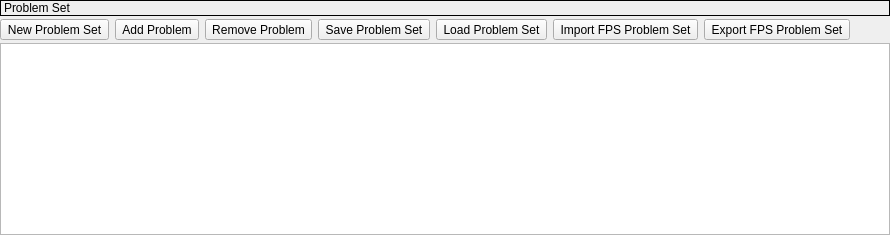
    <widget class="QWidget" name="tabProblemSet">
     <property name="autoFillBackground">
      <bool>true</bool>
     </property>
     <attribute name="title">
      <string>Problem Set</string>
     </attribute>
     <layout class="QVBoxLayout" name="verticalLayout_6">
      <property name="spacing">
       <number>3</number>
      </property>
      <property name="leftMargin">
       <number>0</number>
      </property>
      <property name="topMargin">
       <number>0</number>
      </property>
      <property name="rightMargin">
       <number>0</number>
      </property>
      <property name="bottomMargin">
       <number>0</number>
      </property>
      <item>
       <widget class="QLabel" name="lblProblemSet">
        <property name="frameShape">
         <enum>QFrame::Panel</enum>
        </property>
        <property name="frameShadow">
         <enum>QFrame::Plain</enum>
        </property>
        <property name="text">
         <string>Problem Set</string>
        </property>
        <property name="margin">
         <number>5</number>
        </property>
       </widget>
      </item>
      <item>
       <widget class="QWidget" name="widget_2" native="true">
        <layout class="QHBoxLayout" name="horizontalLayout_15">
         <property name="leftMargin">
          <number>0</number>
         </property>
         <property name="topMargin">
          <number>0</number>
         </property>
         <property name="rightMargin">
          <number>0</number>
         </property>
         <property name="bottomMargin">
          <number>0</number>
         </property>
         <item>
          <widget class="QToolButton" name="btnNewProblemSet">
           <property name="toolTip">
            <string>New Problem Set</string>
           </property>
           <property name="text">
            <string>New Problem Set</string>
           </property>
           <property name="icon">
            <iconset>
             <normalon>:/resources/iconsets/newlook/actions/08Problem-01Problem.svg</normalon>
            </iconset>
           </property>
          </widget>
         </item>
         <item>
          <widget class="QToolButton" name="btnAddProblem">
           <property name="toolTip">
            <string>Add Problem</string>
           </property>
           <property name="text">
            <string>Add Problem</string>
           </property>
           <property name="icon">
            <iconset>
             <normalon>:/resources/iconsets/newlook/actions/00Misc-03Add.svg</normalon>
            </iconset>
           </property>
          </widget>
         </item>
         <item>
          <widget class="QToolButton" name="btnRemoveProblem">
           <property name="toolTip">
            <string>Remove Problem</string>
           </property>
           <property name="text">
            <string>Remove Problem</string>
           </property>
           <property name="icon">
            <iconset>
             <normalon>:/resources/iconsets/newlook/actions/00Misc-04Remove.svg</normalon>
            </iconset>
           </property>
          </widget>
         </item>
         <item>
          <widget class="QToolButton" name="btnSaveProblemSet">
           <property name="toolTip">
            <string>Save Problem Set</string>
           </property>
           <property name="text">
            <string>Save Problem Set</string>
           </property>
           <property name="icon">
            <iconset>
             <normalon>:/resources/iconsets/newlook/actions/01File-04SaveAs.svg</normalon>
            </iconset>
           </property>
          </widget>
         </item>
         <item>
          <widget class="QToolButton" name="btnLoadProblemSet">
           <property name="toolTip">
            <string>Load Problem Set</string>
           </property>
           <property name="text">
            <string>Load Problem Set</string>
           </property>
           <property name="icon">
            <iconset>
             <normalon>:/resources/iconsets/newlook/actions/06View-03Files.svg</normalon>
            </iconset>
           </property>
          </widget>
         </item>
         <item>
          <widget class="QToolButton" name="btnImportFPS">
           <property name="text">
            <string>Import FPS Problem Set</string>
           </property>
           <property name="icon">
            <iconset>
             <normalon>:/resources/iconsets/newlook/actions/00Misc-01Back.svg</normalon>
            </iconset>
           </property>
          </widget>
         </item>
         <item>
          <widget class="QToolButton" name="btnExportFPS">
           <property name="text">
            <string>Export FPS Problem Set</string>
           </property>
           <property name="icon">
            <iconset>
             <normalon>:/resources/iconsets/newlook/actions/00Misc-02Forward.svg</normalon>
            </iconset>
           </property>
          </widget>
         </item>
         <item>
          <spacer name="horizontalSpacer_3">
           <property name="orientation">
            <enum>Qt::Horizontal</enum>
           </property>
           <property name="sizeHint" stdset="0">
            <size>
             <width>40</width>
             <height>20</height>
            </size>
           </property>
          </spacer>
         </item>
        </layout>
       </widget>
      </item>
      <item>
       <widget class="QListView" name="lstProblemSet">
        <property name="dragEnabled">
         <bool>true</bool>
        </property>
        <property name="dragDropMode">
         <enum>QAbstractItemView::InternalMove</enum>
        </property>
        <property name="defaultDropAction">
         <enum>Qt::MoveAction</enum>
        </property>
        <property name="alternatingRowColors">
         <bool>true</bool>
        </property>
        <property name="selectionMode">
         <enum>QAbstractItemView::ExtendedSelection</enum>
        </property>
        <property name="selectionBehavior">
         <enum>QAbstractItemView::SelectRows</enum>
        </property>
       </widget>
      </item>
     </layout>
    </widget>
